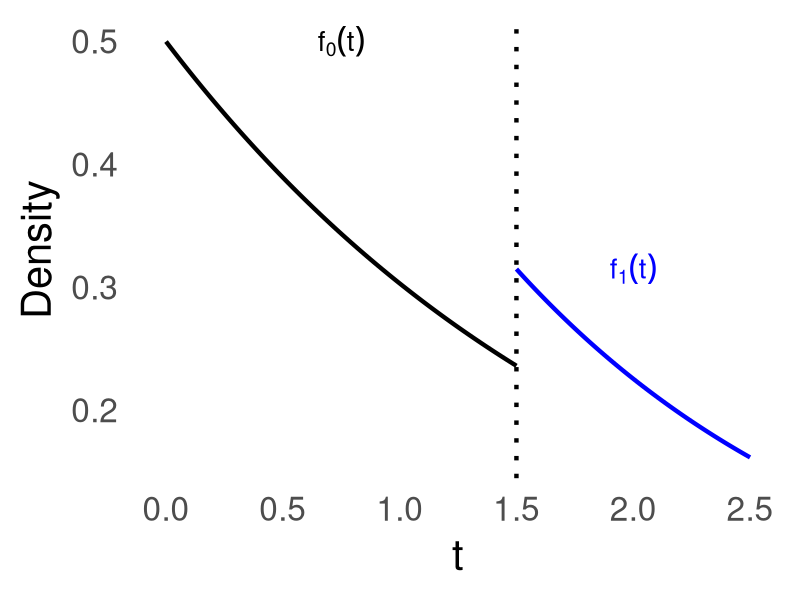
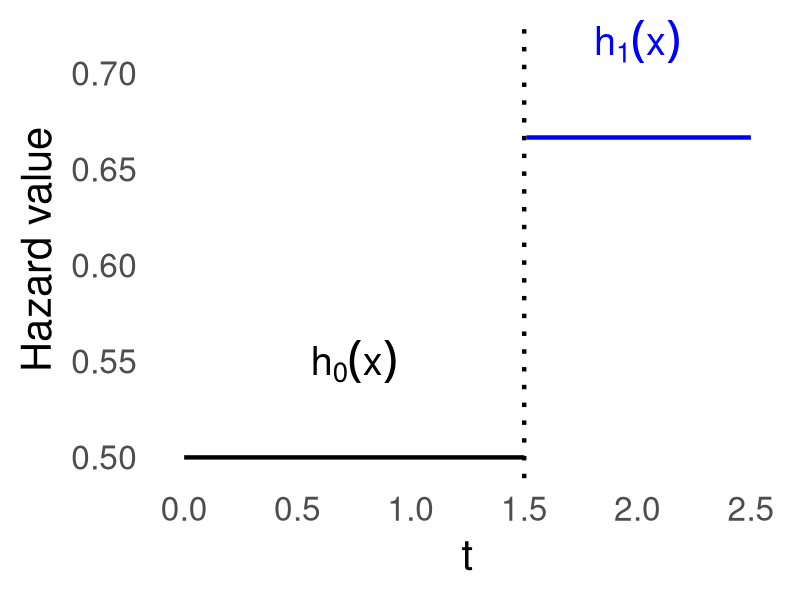
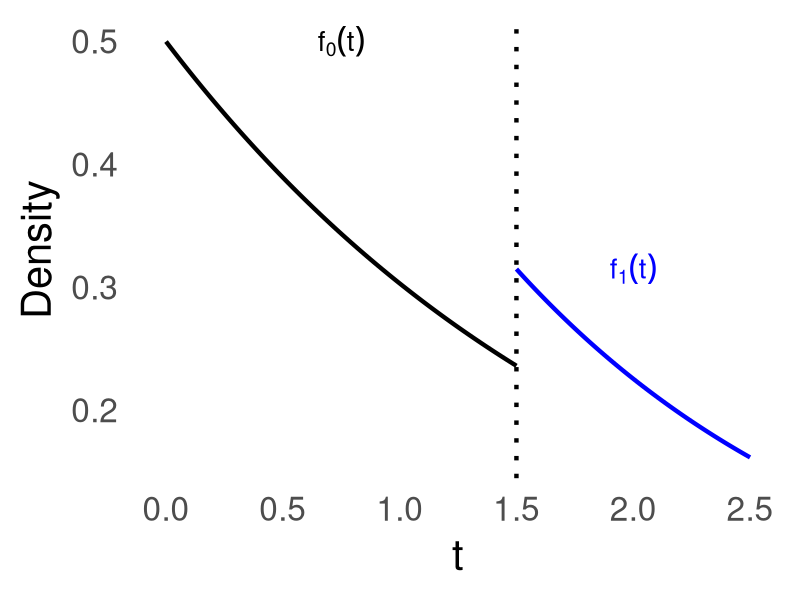
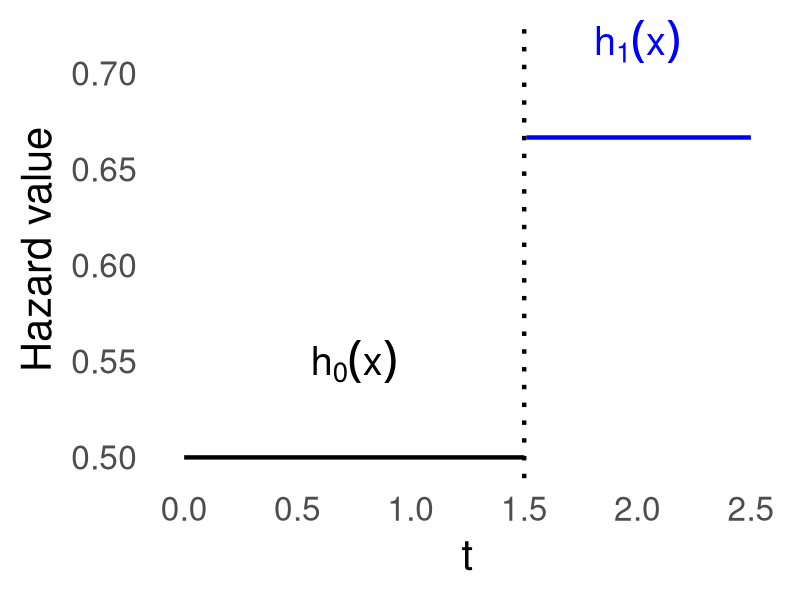

Reproduce these figures in R, in order.
library(ggplot2)
library(here)

# Define the constants
lambda_0 <- 1/2
a <- 1.5
lambda_1 <- 1/1.5
tend <- 2.5

######
## Plot 
######
time_f0 <- seq(0, a, length.out = 100)
f0 <- dexp(time_f0, rate = lambda_0) 

time_f1 <- seq(a, tend, length.out = 100) # Start f1 from a
f1 <- dexp(time_f1, rate = lambda_1) * (1 - pexp(a, rate = lambda_0)) / (1 - pexp(a, rate = lambda_1))

# Create data frame for plotting
df_density_f0 <- data.frame(time = time_f0, f0 = f0)
df_density_f1 <- data.frame(time = time_f1, f1 = f1)

# Plot using ggplot2
p <- ggplot() +
  geom_line(data = df_density_f0, aes(x = time, y = f0), color = "black", size = 1.5) + # f0 baseline
  geom_line(data = df_density_f1, aes(x = time, y = f1), color = "blue", size = 1.5) + # f1 treated only for time >= a
  geom_vline(xintercept = a, linetype = "dotted", size = 1.5) + # Vertical line for "a"
  annotate("text", x = a/2, y = max(f0), label = expression(f[0](t)), color = "black", size = 7) + # Label for f0
  annotate("text", x = (a + tend) / 2, y = max(f1), label = expression(f[1](t)), color = "blue", size = 7) + # Label for f1
  labs(x = "t", y = "Density") +
  theme_minimal(base_size = 30) + # Increase base size
  theme(panel.grid = element_blank()) # Remove grid background
p
# Save the plot
ggsave(filename = here("figures/f-tx-f-co.png"),
       plot = p)


#### 
## Plotting the hazards
######
x <- seq(0, tend, by = 0.01)
y <- ifelse(x <= a, lambda_0, lambda_1)

# Create a data frame for plotting
df_hazard <- data.frame(time = x, hazard = y)

# Plot using ggplot2
p <- ggplot(df_hazard, aes(x = time, y = hazard)) +
  geom_line(aes(color = ifelse(time <= a, "black", "blue")), size = 1.5) + # Change color before and after 'a'
  scale_color_manual(values = c("black" = "black", "blue" = "blue")) + # Set colors
  geom_vline(xintercept = a, linetype = "dotted", size = 1.5) + # Vertical line at 'a'
  annotate("text", x = a/2, y = lambda_0 + 0.05, label = expression(h[0](x)), color = "black", size = 10) + # Label for h0 (doubled text size)
  annotate("text", x = (a + tend) / 2, y = lambda_1 + 0.05, label = expression(h[1](x)), color = "blue", size = 10) + # Label for h1 (doubled text size)
  labs(x = "t", y = "Hazard value") +
  theme_minimal(base_size = 30) + # Double base size for axis labels and titles
  theme(panel.grid = element_blank(), # Remove grid background
        legend.position = "none") # Remove the color legend

p
# Save the plot
ggsave(filename = here("figures/hazard-viz.png"), plot = p, width = 8, height = 5)


# png(filename = "./figures/prop-hazard-viz.png")
# x <- seq(0, 2.5, by = 0.01)
# y <- ifelse(x <= a, x^2 * lambda_0, x^2*lambda_1)
# plot(x, y, type = "l", col = "blue", lwd = 2,
#      xlab = "x", ylab = "Hazard value",
#      main = "Treatment Effect Visualized as Piecewise Hazard",
#      ylim=c(0,4))
# abline(v = a, col = "red", lwd = 2, lty = 2)
# 
# dev.off()
# # # Add text for the labeling hazard
# # text(a/2, lambda_0 + 0.1, expression(lambda[t] ), col = "blue")
# # text((3 + a)/2, lambda_1 + 0.1, expression(lambda[1]), col = "blue")
# 
